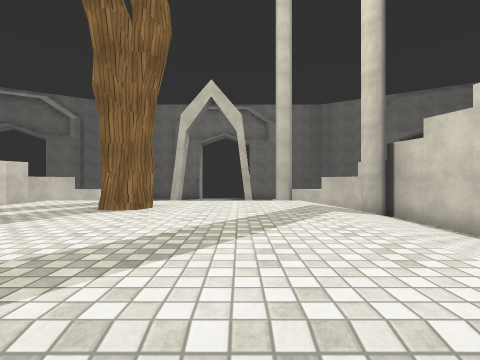
[1] (above)

12 first-person views from a walk through a Unity game level. The camera is 1.4 m above the floor, looks level and sees 85° across. The floor is counted in squares, 2 m on a side. Each view is taken from the middle of a square. On the plan, view 1 faces up. The plan holds only what a view shows up to about 9 squares ahead; the rest is blank. The place goes on beyond the plan. Surface patterns are stand-ins for the level's own textures.

[2]
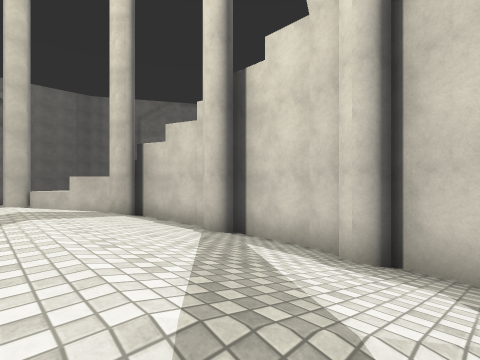

[3]
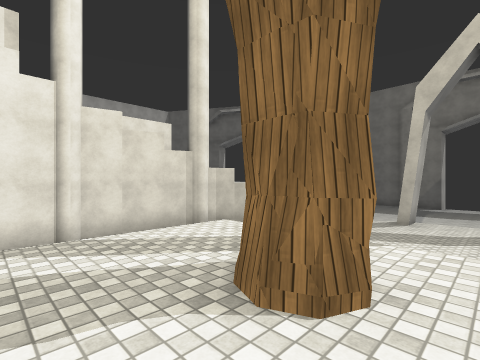

[4]
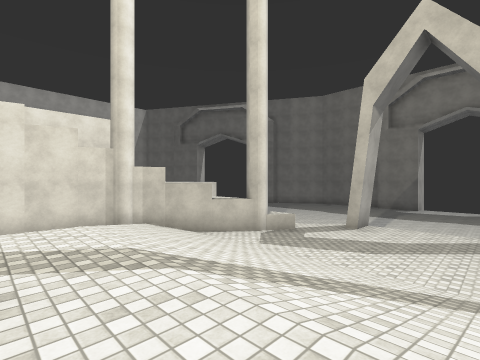

[5]
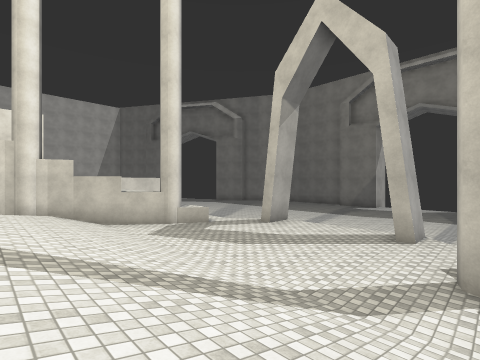

[6]
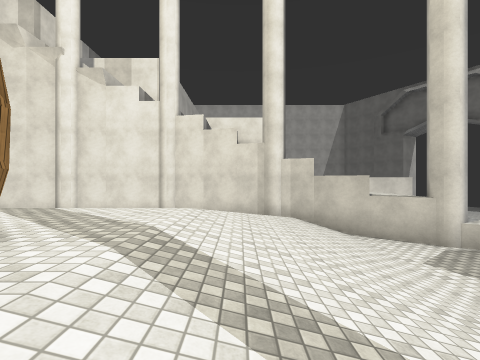

[7]
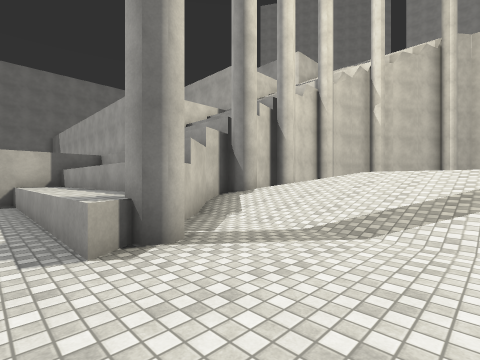

[8]
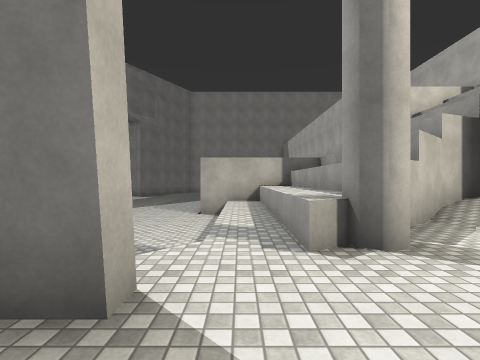

[9]
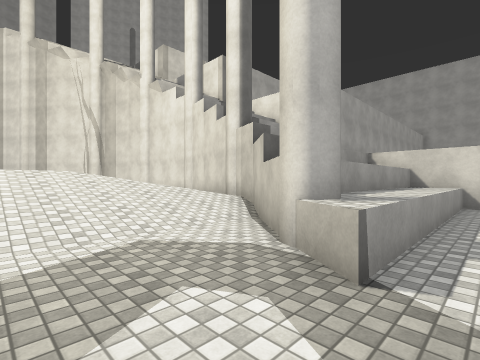

[10]
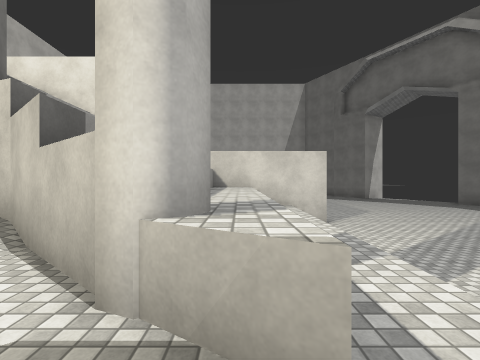

[11]
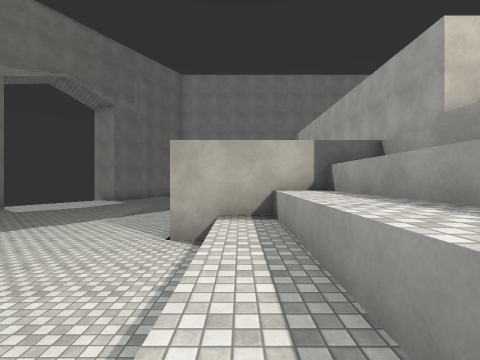

[12]
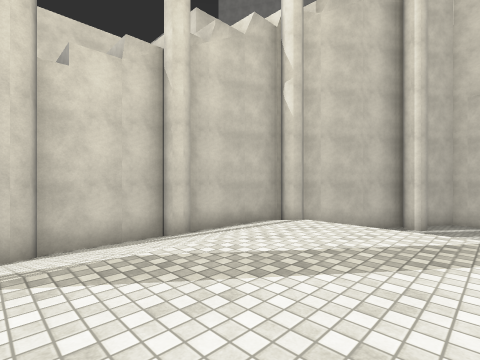

### Floor plan
Key: @ floor where view 1 was taken; # wall or solid block; . main floor; : floor 0.25 m higher than the main floor; + floor 0.75 m higher than the main floor; * floor 1 m higher than the main floor; % floor 1.25 m higher than the main floor; & floor 1.5 m higher than the main floor; $ floor 1.75 m higher than the main floor; ^ raised ledge; v drop or lower ground; O other object.
Columns run from 13 left of view 1 to 11 right of it. Each row starts with its distance up from view 1.
 15 vvvvvvv   vvvvv vvvvvvvvv
 14  #vvvvv  #...#.v vvvvv#
 13  #....................#
 12   ^^^^^^^......^^^^^^^
 11   ######.......#######
 10      ##..........#
  9      #:::::::::::#
  8      #+++++++++++##
  7      # *%%%%%%%%*+#
  6     #   &$$$$$$&*+#
  5     #    $$O$$$&*+##
  4     #    $$O$$$&*+:#
  3     #    $$$$$$&*+:#
  2     #      $$$$&*+:#
  1     #       $$$&*+##
  0              @%%*+#
 -1                  +#
 -2                  ##
 -3                 ##
 -4              ..##
 -5              .##
 -6              .
 -7              #

Positions as (right, up) in squares from view 1, and headings:
1: (0, 0), facing up
2: (1, 0), facing up-right
3: (-1, 3), facing up-left
4: (0, 5), facing up-left
5: (2, 7), facing up-left
6: (0, 7), facing left
7: (-1, 13), facing down-right
8: (-1, 13), facing right
9: (-3, 13), facing down-left
10: (-4, 12), facing left
11: (3, 13), facing right
12: (-1, 5), facing down-right
